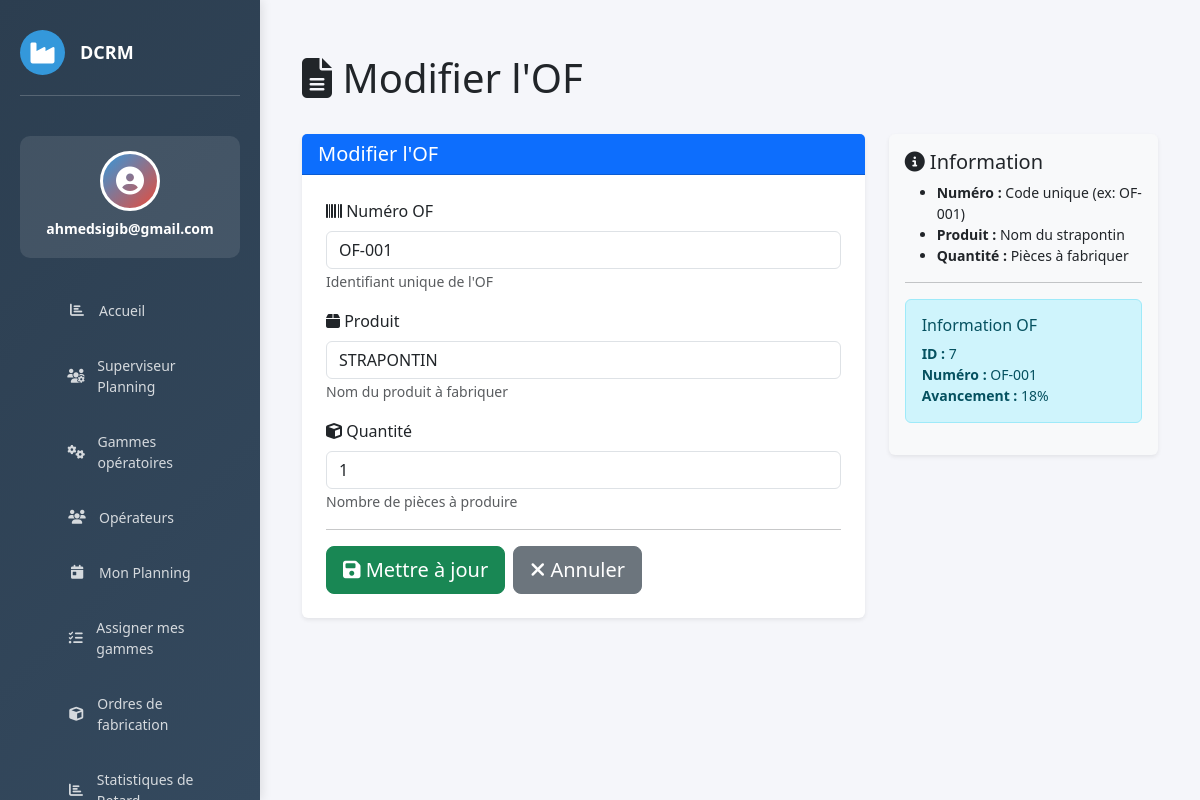
Page /of/7/modifier/ (signed in) on the committed database.
### website/models.py (models this page shows, shortened)
class OrdreFabrication(models.Model):
    numero   = models.CharField(max_length=50, unique=True)
    produit  = models.CharField(max_length=200)
    quantite = models.PositiveIntegerField(default=1)
    @property
    def avancement(self):
        operations = self.operationof_set.all()
        total = operations.count()
        if total == 0:
            return 0
        terminees = 0
        for op in operations:
            if op.statut == 'termine':
                terminees += 1
        return round((terminees / total) * 100)

class OperationOF(models.Model):
    STATUT_CHOICES = [
        ('en_attente', 'En attente'),
        ('en_cours',   'En cours'),
        ('termine',    'Terminé'),
        ('bloque',     'Bloqué'),
    ]
    of              = models.ForeignKey(OrdreFabrication, on_delete=models.CASCADE)
    gamme_operation = models.ForeignKey(GammeOperation, on_delete=models.CASCADE)
    date_entree     = models.DateTimeField(null=True, blank=True, help_text="Date/heure d'ENTRÉE (saisie manuelle)")
    operateur       = models.ForeignKey(Operateur, null=True, blank=True, on_delete=models.SET_NULL)
    class Meta:
        ordering = ['gamme_operation__ordre']
        unique_together = ('of', 'gamme_operation')
    @property
    def date_sortie(self):
        if not self.date_entree:
            return None
        temps_minutes = float(self.gamme_operation.temps_alloue)
        return self.date_entree + timedelta(minutes=temps_minutes)
    @property
    def statut(self):
        from django.utils import timezone
        if not self.date_entree:
            return 'en_attente'
        maintenant = timezone.now()
        if self.date_sortie and maintenant >= self.date_sortie:
            return 'termine'
        return 'en_cours'

class GammeOperation(models.Model):
    nom           = models.CharField(max_length=200)
    temps_alloue  = models.DecimalField(max_digits=7, decimal_places=4, help_text="Durée en heures (ex: 1.005)")
    ordre         = models.PositiveSmallIntegerField(help_text="Position dans la gamme")
    operateurs    = models.ManyToManyField(
        'Operateur',
        blank=True,
        related_name='gammes',
        verbose_name="Opérateurs assignés"
    )
    class Meta:
        ordering = ['ordre']

### website/views.py (the view)
# urls.py: path('of/<int:id>/modifier/', views.of_form, name='modifier_of'),
@login_required(login_url='home')
def of_form(request, id=None):
    of = get_object_or_404(OrdreFabrication, id=id) if id else None
    titre = "Modifier l'OF" if of else "Ajouter un OF"
    if request.method == 'POST':
        form = OrdreFabricationForm(request.POST, instance=of)
        if form.is_valid():
            of = form.save()
            if not id:  # C'est un nouvel OF
                gammes = GammeOperation.objects.all().order_by('ordre')
                for gamme in gammes:
                    OperationOF.objects.create(
                        of=of,
                        gamme_operation=gamme
                    )
                messages.success(request, f"✅ OF {of.numero} créé avec {gammes.count()} opérations!")
            else:
                messages.success(request, f"✅ OF {of.numero} modifié!")
            return redirect('of_list')
    else:
        form = OrdreFabricationForm(instance=of)
    return render(request, 'of/of_form.html', {'form': form, 'titre': titre, 'of': of})

### website/forms.py
class OrdreFabricationForm(forms.ModelForm):
    class Meta:
        model = OrdreFabrication
        fields = ['numero', 'produit', 'quantite']
        widgets = {
            'numero': forms.TextInput(attrs={
                'class': 'form-control',
                'placeholder': 'Ex: OF-001',
                'help_text': 'Code unique de l\'OF'
            }),
            'produit': forms.TextInput(attrs={
                'class': 'form-control',
                'placeholder': 'Ex: Strapontin modèle X'
            }),
            'quantite': forms.NumberInput(attrs={
                'class': 'form-control',
                'placeholder': 'Ex: 10',
                'min': 1
            }),
        }

### website/templates/of/of_form.html (shortened to what this page needs)
{% extends 'base.html' %}
{% load static %}
{% block content %}
<div class="container mt-4">
    <div class="row mb-4">
        <div class="col-md-8">
            <h1 class="display-6">
                <i class="fas fa-file-alt"></i> {{ titre }}
            </h1>
        </div>
    </div>
    <div class="row">
        <div class="col-lg-8">
            <div class="card border-0 shadow-sm">
                <div class="card-header bg-primary text-white">
                    <h5 class="mb-0">{{ titre }}</h5>
                </div>
                <div class="card-body p-4">
                    <form method="POST" novalidate>
                        <div class="mb-3">
                            <label class="form-label">
                                <i class="fas fa-barcode"></i> Numéro OF
                            </label>
                            {% if form.numero.errors %}
                                <input type="text" name="numero" class="form-control is-invalid"
                                       value="{{ form.numero.value|default:'' }}" required>
                                <div class="invalid-feedback">
                                    {{ form.numero.errors.0 }}
                                </div>
                            {% else %}
                                <input type="text" name="numero" class="form-control"
                                       placeholder="Ex: OF-001"
                                       value="{{ form.numero.value|default:'' }}" required>
                            {% endif %}
                            <small class="text-muted">Identifiant unique de l'OF</small>
                        </div>
                        <div class="mb-3">
                            <label class="form-label">
                                <i class="fas fa-box"></i> Produit
                            </label>
                            {% if form.produit.errors %}
                                <input type="text" name="produit" class="form-control is-invalid"
                                       value="{{ form.produit.value|default:'' }}" required>
                                <div class="invalid-feedback">
                                    {{ form.produit.errors.0 }}
                                </div>
                            {% else %}
                                <input type="text" name="produit" class="form-control"
                                       placeholder="Ex: Strapontin modèle X"
                                       value="{{ form.produit.value|default:'' }}" required>
                            {% endif %}
                            <small class="text-muted">Nom du produit à fabriquer</small>
                        </div>
                        <div class="mb-3">
                            <label class="form-label">
                                <i class="fas fa-cube"></i> Quantité
                            </label>
                            {% if form.quantite.errors %}
                                <input type="number" name="quantite" class="form-control is-invalid"
                                       value="{{ form.quantite.value|default:1 }}" min="1" required>
                                <div class="invalid-feedback">
                                    {{ form.quantite.errors.0 }}
                                </div>
                            {% else %}
                                <input type="number" name="quantite" class="form-control"
                                       placeholder="Ex: 10"
                                       value="{{ form.quantite.value|default:1 }}" min="1" required>
                            {% endif %}
                            <small class="text-muted">Nombre de pièces à produire</small>
                        </div>
                        <hr>
                        <div class="d-flex gap-2">
                            <button type="submit" class="btn btn-success btn-lg">
                                <i class="fas fa-save"></i>
                                {% if of %}Mettre à jour{% else %}Créer l'OF{% endif %}
                            </button>
                            <a href="{% url 'of_list' %}" class="btn btn-secondary btn-lg">
                                <i class="fas fa-times"></i> Annuler
                            </a>
                        </div>
                    </form>
                </div>
            </div>
        </div>
        <div class="col-lg-4">
            <div class="card border-0 shadow-sm bg-light">
                <div class="card-body">
                    <h5 class="card-title">
                        <i class="fas fa-info-circle"></i> Information
                    </h5>
                    <ul class="small">
                        <li><strong>Numéro :</strong> Code unique (ex: OF-001)</li>
                        <li><strong>Produit :</strong> Nom du strapontin</li>
                        <li><strong>Quantité :</strong> Pièces à fabriquer</li>
                    </ul>
                    {% if of %}
                    <hr>
                    <div class="alert alert-info">
                        <h6>Information OF</h6>
                        <p class="small mb-0">
                            <strong>ID :</strong> {{ of.id }}<br>
                            <strong>Numéro :</strong> {{ of.numero }}<br>
                            <strong>Avancement :</strong> {{ of.avancement }}%
                        </p>
                    </div>
                    {% endif %}
                </div>
            </div>
        </div>
    </div>
</div>
{% endblock %}

### website/templates/base.html (shortened to what this page needs)
{% load static %}
<!DOCTYPE html>
<html lang="fr">
<head>
    <link href="https://cdn.jsdelivr.net/npm/bootstrap@5.3.0/dist/css/bootstrap.min.css" rel="stylesheet">
    <link rel="stylesheet" href="https://cdnjs.cloudflare.com/ajax/libs/font-awesome/6.4.0/css/all.min.css">
</head>
<body>
    {% if user.is_authenticated %}
    <aside class="sidebar">
        <div class="sidebar-header">
            <div class="logo">
                <i class="fas fa-industry"></i>
            </div>
            <h3>DCRM</h3>
        </div>
        <div class="user-profile">
            <div class="user-avatar">
                <i class="fas fa-user-circle"></i>
            </div>
            <h6>{{ user.first_name|default:user.username }}</h6>
        </div>
        <ul class="sidebar-menu">
             <li>
                <a href="{% url 'dashboard' %}">
                    <i class="fas fa-chart-bar"></i>
                    <span>Accueil </span>
                </a>
            </li>
            <li>
                <a href="{% url 'superviseur_dashboard' %}">
                    <i class="fas fa-users-cog"></i>
                    <span>Superviseur Planning</span>
                </a>
            </li>
            <li>
                <a href="{% url 'gammes_list' %}">
                    <i class="fas fa-cogs"></i>
                    <span>Gammes opératoires</span>
                </a>
            </li>
            <li>
                <a href="{% url 'operateur_list' %}">
                    <i class="fas fa-users"></i>
                    <span>Opérateurs</span>
                </a>
            </li>
            {% if user.operateur_profil %}
            <li>
                <a href="{% url 'dashboard_operateur' operateur_id=user.operateur_profil.id %}">
                    <i class="fas fa-calendar-day"></i>
                    <span>Mon Planning</span>
                </a>
            </li>
            <li>
                <a href="{% url 'assigner_gammes' operateur_id=user.operateur_profil.id %}">
                    <i class="fas fa-tasks"></i>
                    <span>Assigner mes gammes</span>
                </a>
            </li>
            {% endif %}
            <li>
                <a href="{% url 'of_list' %}">
                    <i class="fas fa-cube"></i>
                    <span>Ordres de fabrication</span>
                </a>
            </li>
                <li>
                <a href="{% url 'list_retard' %}">
                    <i class="fas fa-chart-bar"></i>
                    <span>Statistiques de Retard</span>
                </a>
            </li>
        </ul>
    </aside>
    {% endif %}
    <div class="main-content">
        {% block content %}
        {% endblock %}
    </div>
</body>
</html>

### website/templates/base.html (style rules this page uses)
:root { --primary: #2c3e50; --secondary: #3498db; --danger: #e74c3c; --success: #27ae60; --warning: #f39c12; }
* { margin: 0; padding: 0; box-sizing: border-box; }
body { font-family: 'Segoe UI', Tahoma, Geneva, Verdana, sans-serif; background-color: #f5f6fa; }
.sidebar { position: fixed; top: 0; left: 0; height: 100vh; width: 260px; background: linear-gradient(135deg, var(--primary) 0%, #34495e 100%); color: white; padding: 30px 20px; overflow-y: auto; box-shadow: 2px 0 10px rgba(0,0,0,0.1); z-index: 1000; }
.sidebar-header { display: flex; align-items: center; gap: 15px; margin-bottom: 40px; padding-bottom: 20px; border-bottom: 1px solid rgba(255,255,255,0.2); }
.sidebar-header .logo { width: 45px; height: 45px; background: var(--secondary); border-radius: 50%; display: flex; align-items: center; justify-content: center; font-size: 24px; }
.sidebar-header h3 { font-size: 18px; font-weight: 700; margin: 0; }
.user-profile { background: rgba(255,255,255,0.1); padding: 15px; border-radius: 10px; margin-bottom: 30px; text-align: center; }
.user-avatar { width: 60px; height: 60px; background: linear-gradient(135deg, var(--secondary), var(--danger)); border-radius: 50%; margin: 0 auto 10px; display: flex; align-items: center; justify-content: center; font-size: 28px; border: 3px solid white; }
.user-profile h6 { margin: 10px 0 5px; font-weight: 600; font-size: 14px; }
.sidebar-menu { list-style: none; margin-bottom: 30px; }
.sidebar-menu li { margin-bottom: 10px; }
.sidebar-menu a { display: flex; align-items: center; gap: 12px; padding: 12px 15px; color: rgba(255,255,255,0.8); text-decoration: none; border-radius: 8px; transition: all 0.3s ease; font-size: 14px; }
.sidebar-menu i { width: 20px; text-align: center; }
.main-content { margin-left: 260px; padding: 30px; min-height: 100vh; }

### rows in the picture
OrdreFabrication: numero "OF-001", produit "STRAPONTIN", id "7", avancement "18"

### other values in the picture
{{ user.first_name|default:user.username }} "ahmedsigib@gmail.com"
{{ titre }} "Modifier l'OF"
